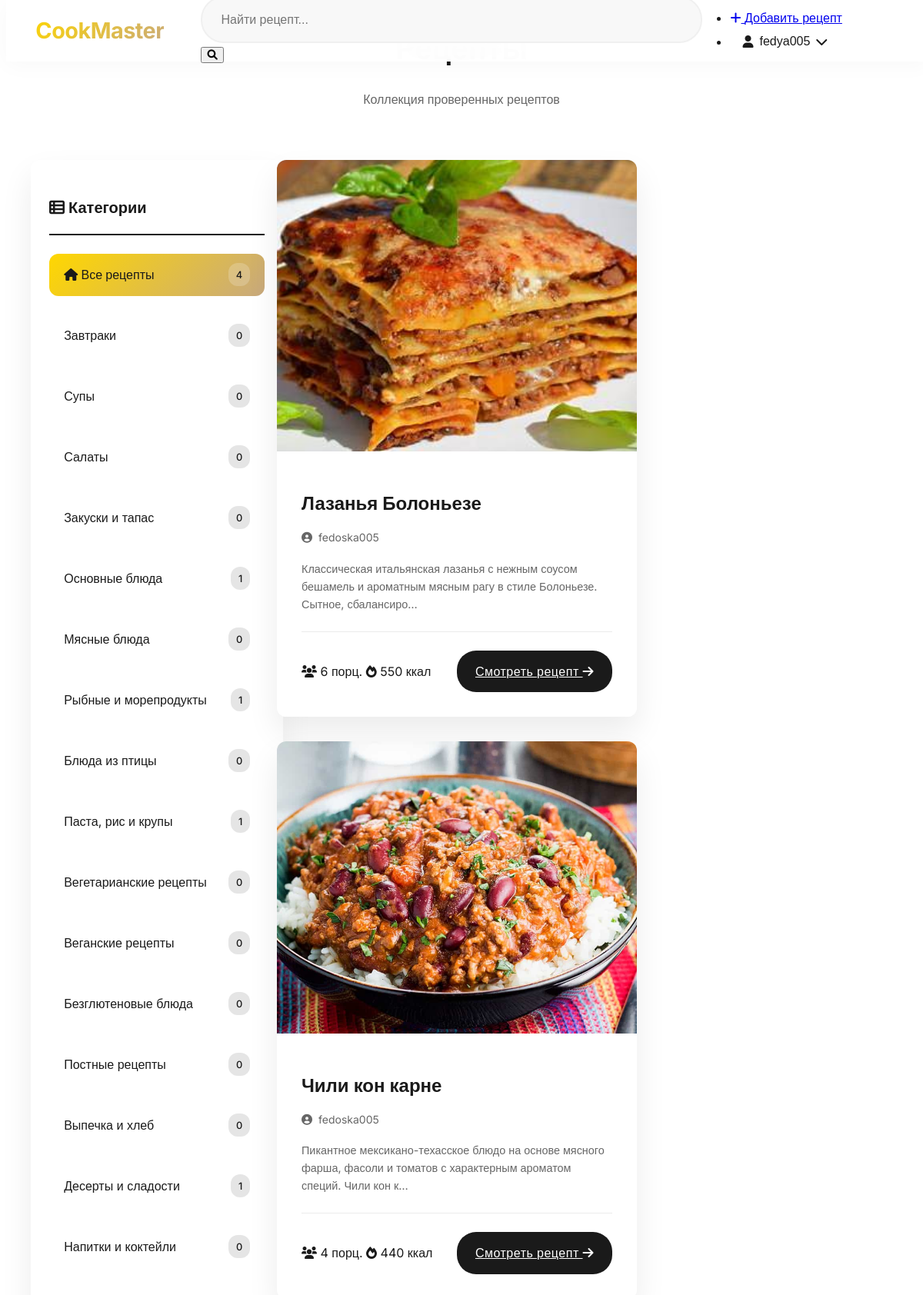
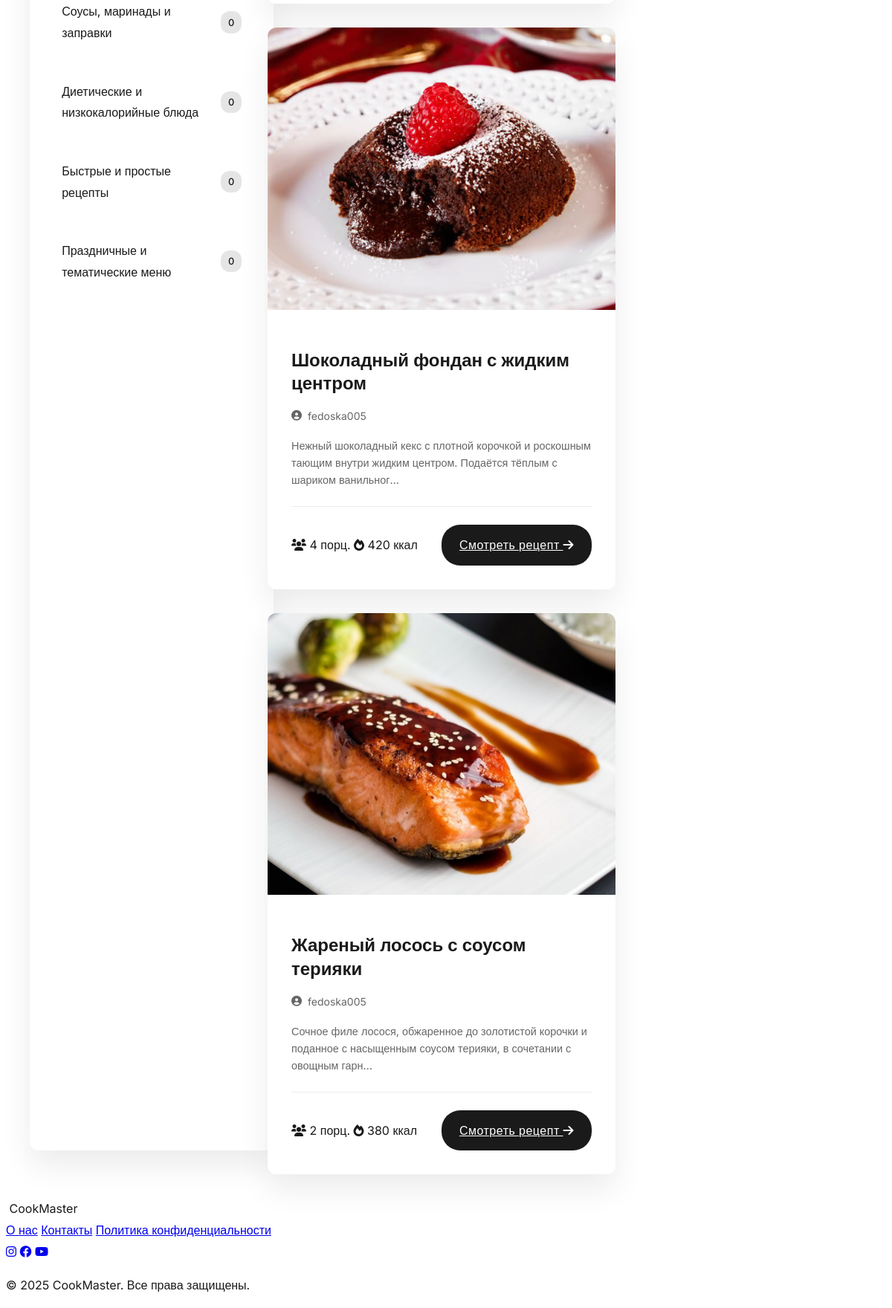
The app's page / (signed in) with its own data (2 pictures, top to bottom).
### recipes/models.py (models this page shows, shortened)
class Category(models.Model):
    name = models.CharField(max_length=200, unique=True)  # Название категории
    description = models.TextField(blank=True, null=True)  # Описание категории (необязательное поле)

class Recipe(models.Model):
    DIFFICULTY_CHOICES = [
        ('easy', 'Легкий'),
        ('medium', 'Средний'),
        ('hard', 'Сложный'),
    ]
    title = models.CharField(max_length=255, verbose_name="Название")
    description = models.TextField(verbose_name="Описание")
    ingredients = models.TextField(verbose_name="Ингредиенты", help_text="Каждый ингредиент с новой строки")
    cooking_steps = models.TextField(verbose_name="Шаги приготовления", help_text="Каждый шаг с новой строки")
    cooking_time = models.CharField(max_length=100, blank=True, null=True, verbose_name="Время готовки") # в минутах
    image = models.ImageField(upload_to='recipes/images/', blank=True, null=True, verbose_name="Фото")
    author = models.ForeignKey(User, on_delete=models.CASCADE, verbose_name="Автор")
    created_at = models.DateTimeField(auto_now_add=True, verbose_name="Дата создания")
    category = models.ManyToManyField(
        Category,
        through='RecipeCategory',
        related_name='recipes',
        verbose_name="Категории"
    )   # Связь с категорией
    difficulty = models.CharField(
        max_length=10,
        choices=DIFFICULTY_CHOICES,
        default='medium',
        verbose_name="Сложность"
    )
    servings = models.PositiveIntegerField(default=1, verbose_name="Порции")
    calories = models.PositiveIntegerField(default=0, verbose_name="Калории")
    class Meta:
        verbose_name = "Рецепт"
        verbose_name_plural = "Рецепты"

### recipes/views.py (the view)
# urls.py: path('', views.home, name='home'),
def home(request):
    categories = Category.objects.annotate(recipe_count=Count('recipes'))
    recipes = Recipe.objects.all()
    selected_category = request.GET.get('category')
    if selected_category:
        recipes = recipes.filter(category__name=selected_category)
    context = {
        'recipes': recipes,
        'categories': categories,
        'selected_category': selected_category
    }
    return render(request, 'recipes/index.html', context)

### recipes/templates/recipes/index.html (shortened to what this page needs)
{% extends "base.html" %}
{% block content %}
<div class="page-container">
    <div class="page-header">
        <h1 class="page-title">Рецепты</h1>
        <p class="page-subtitle">Коллекция проверенных рецептов</p>
    </div>
    <div class="content-layout">
        <aside class="category-sidebar">
            <div class="category-filter">
                <h3><i class="fas fa-th-list"></i> Категории</h3>
                <div class="category-list">
                    <a href="{% url 'recipes:home' %}" class="category-item {% if not selected_category %}active{% endif %}">
                        <span><i class="fas fa-home"></i> Все рецепты</span>
                        <span class="category-count">{{ recipes.count }}</span>
                    </a>
                    {% for cat in categories %}
                    <a href="{% url 'recipes:category' cat.name %}"
                       class="category-item {% if selected_category == cat.name %}active{% endif %}">
                        <span>{{ cat.name }}</span>
                        <span class="category-count">{{ cat.recipes.count }}</span>
                    </a>
                    {% endfor %}
                </div>
            </div>
        </aside>
        <div class="recipe-content">
            <div class="recipe-grid">
                {% for recipe in recipes %}
                <article class="recipe-card">
                    <div class="recipe-card__image">
                        {% if recipe.image %}
                            <img src="{{ recipe.image.url }}" alt="{{ recipe.title }}" loading="lazy">
                        {% else %}
                            <div class="recipe-card__image-placeholder">
                                <i class="fas fa-utensils"></i>
                            </div>
                        {% endif %}
                        <div class="recipe-card__badges">
                            <span class="recipe-card__time">
                            </span>
                        </div>
                    </div>
                    <div class="recipe-card__content">
                        <h2 class="recipe-card__title">{{ recipe.title }}</h2>
                        <div class="recipe-card__author">
                            <i class="fas fa-user-circle"></i>
                            <span>{{ recipe.author }}</span>
                        </div>
                        <p class="recipe-card__description">{{ recipe.description|truncatechars:120 }}</p>
                        <div class="recipe-card__meta">
                            <div class="recipe-card__stats">
                                <span><i class="fas fa-users"></i> {{ recipe.servings }} порц.</span>
                                <span><i class="fas fa-fire"></i> {{ recipe.calories }} ккал</span>
                            </div>
                            <a href="{% url 'recipes:recipe_detail' recipe.id %}" class="recipe-card__button">
                                Смотреть рецепт
                                <i class="fas fa-arrow-right"></i>
                            </a>
                        </div>
                    </div>
                </article>
                {% endfor %}
            </div>
        </div>
    </div>
</div>
{% endblock %}

### recipes/templates/base.html (shortened to what this page needs)
{% load static %}
<!DOCTYPE html>
<html lang="ru">
<head>
    <link rel="stylesheet" href="https://cdnjs.cloudflare.com/ajax/libs/font-awesome/6.0.0/css/all.min.css">
    <link rel="stylesheet" href="{% static 'css/style.css' %}">
</head>
<body>
    <header class="header">
        <div class="container">
            <nav class="nav">
                <a href="{% url 'recipes:home' %}" class="logo">
                     CookMaster
                </a>
                <form class="search-form" action="{% url 'recipes:search' %}" method="GET">
                    <input type="text" name="q" placeholder="Найти рецепт..." class="search-input">
                    <button type="submit" class="search-button">
                        <i class="fas fa-search"></i>
                    </button>
                </form>
                <ul class="nav-links">
                    {% if user.is_authenticated %}
                    <li><a href="{% url 'recipes:add_recipe' %}" class="btn btn-primary">
                        <i class="fas fa-plus"></i> Добавить рецепт
                    </a></li>
                    <li class="profile-dropdown">
                        <button class="profile-btn">
                            <i class="fas fa-user"></i> {{ user.username }}
                            <i class="fas fa-chevron-down"></i>
                        </button>
                    </li>
                    {% else %}
                    <li><button class="btn btn-login" onclick="openModal('loginModal')">Войти</button></li>
                    <li><button class="btn btn-signup" onclick="openModal('signupModal')">Регистрация</button></li>
                    {% endif %}
                </ul>
            </nav>
        </div>
    </header>
    <main class="main">
        <div class="container">
            {% block content %}{% endblock %}
        </div>
    </main>
    <footer class="footer">
        <div class="container">
            <div class="footer-content">
                <div class="footer-logo">
                     CookMaster
                </div>
                <div class="footer-links">
                    <a href="#">О нас</a>
                    <a href="#">Контакты</a>
                    <a href="#">Политика конфиденциальности</a>
                </div>
                <div class="footer-social">
                    <a href="#"><i class="fab fa-instagram"></i></a>
                    <a href="#"><i class="fab fa-facebook"></i></a>
                    <a href="#"><i class="fab fa-youtube"></i></a>
                </div>
            </div>
            <div class="footer-bottom">
                <p>© {% now "Y" %} CookMaster. Все права защищены.</p>
            </div>
        </div>
    </footer>
</body>
</html>

### records on screen
Category: name "Завтраки", recipes.count "0"
Category: name "Супы", recipes.count "0"
Category: name "Салаты", recipes.count "0"
Category: name "Закуски и тапас", recipes.count "0"
Category: name "Основные блюда", recipes.count "1"
Category: name "Мясные блюда", recipes.count "0"
Category: name "Рыбные и морепродукты", recipes.count "1"
Category: name "Блюда из птицы", recipes.count "0"
Category: name "Паста, рис и крупы", recipes.count "1"
Category: name "Вегетарианские рецепты", recipes.count "0"
Category: name "Веганские рецепты", recipes.count "0"
Category: name "Безглютеновые блюда", recipes.count "0"
Category: name "Постные рецепты", recipes.count "0"
Category: name "Выпечка и хлеб", recipes.count "0"
Category: name "Десерты и сладости", recipes.count "1"
Category: name "Напитки и коктейли", recipes.count "0"
Category: name "Соусы, маринады и заправки", recipes.count "0"
Category: name "Диетические и низкокалорийные блюда", recipes.count "0"
Category: name "Быстрые и простые рецепты", recipes.count "0"
Category: name "Праздничные и тематические меню", recipes.count "0"
Recipe: image (picture), title "Лазанья Болоньезе", author "fedoska005", description "Классическая итальянская лазанья с нежным соусом бешамель и ароматным мясным рагу в стиле Болоньезе. Сытное, сбалансиро…", servings "6", calories "550"
Recipe: image (picture), title "Чили кон карне", author "fedoska005", description "Пикантное мексикано-техасское блюдо на основе мясного фарша, фасоли и томатов с характерным ароматом специй. Чили кон к…", servings "4", calories "440"
Recipe: image (picture), title "Шоколадный фондан с жидким центром", author "fedoska005", description "Нежный шоколадный кекс с плотной корочкой и роскошным тающим внутри жидким центром. Подаётся тёплым с шариком ванильног…", servings "4", calories "420"
Recipe: image (picture), title "Жареный лосось с соусом терияки", author "fedoska005", description "Сочное филе лосося, обжаренное до золотистой корочки и поданное с насыщенным соусом терияки, в сочетании с овощным гарн…", servings "2", calories "380"

### other values on screen
{{ user.username }} "fedya005"
{{ recipes.count }} "4"
